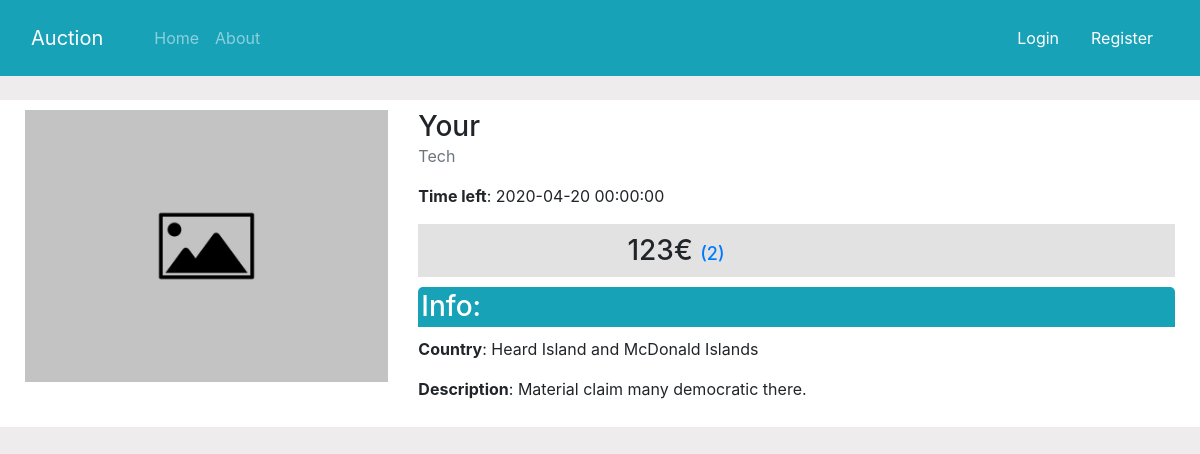
Page /item/49 on the committed database.
### app/item.py (models this page shows)
class Item(db.Model):
    id = db.Column(db.Integer, primary_key=True)
    name = db.Column(db.String(80), nullable=False)
    category = db.Column(db.String(80), nullable=False)
    description = db.Column(db.String(80), nullable=False)
    country = db.Column(db.String(80), nullable=False)
    min_price = db.Column(db.Integer, nullable=False)
    offer = db.relationship('Offer', backref='offer', lazy=True)
    auction_image = db.Column(db.String(256), nullable=False)
    end_day = db.Column(db.DateTime, nullable=False)
    time = db.Column(db.Integer, nullable=False)
    views = db.Column(db.Integer, nullable=False, default=0)
    user_id = db.Column(db.Integer, db.ForeignKey('user.id'), nullable=False)

### app/controllers/item.py (the view)
@App.route('/item/<int:item_id>', methods=['GET'])
def item(item_id):
    form = BidForm()
    item = Item.query.get_or_404(item_id)
    offer = Offer.query.filter_by(item_id=item_id).order_by(Offer.id.desc()).first()
    return render_template('single-item.html', title=item.name, item=item, offerLen=len(item.offer), form=form)

### app/templates/single-item.html (shortened to what this page needs)
{% extends 'layout.html' %}
{% block content %}
    <div class="row bg-white">
        <div class="col-4">
            <img src={{url_for('static', filename='images/'+item.auction_image)}} alt="img">
        </div>
        <div class="col-8">
            <h3>{{title.capitalize()}}</h3>
            <p class="text-muted">{{item.category}}</p>
            <p><span class="font-weight-bold">Time left</span>:   {{item.end_day}}</p>
            <div class="bid">
                <div class="container">
                        <h3>{{item.min_price}}€ <a style="font-size: 18px;" href={{url_for('offers', item_id=item.id)}}>({{offerLen}})</a></h3>
                </div>
            </div>
            <h3 class="infobar bg-info text-white">Info:</h3>
            <p> <span class="font-weight-bold">Country</span>: {{item.country}}</p>
            <p> <span class="font-weight-bold">Description</span>: {{item.description}}</p>
        </div>
    </div>
{% endblock content%}

### app/static/main.css (style rules this page uses)
body { background-color: rgb(238, 236, 236); }
img { max-width: 100%; }
h3 { margin: 0; }
@media (min-width: 1200px) { .container { max-width: 1400px; } }
@media (min-width: 768px) { .row { padding: 10px; } }
@media (min-width: 768px) { .bid { background-color: #e2e2e2; padding: 10px; } }
@media (min-width: 768px) { .bid .container { width: 50%; } }
@media (min-width: 768px) { .infobar { border-top-left-radius: 5px; border-top-right-radius: 5px; margin: 10px 0 10px 0; padding: 3px; } }

### rows in the picture
Item: auction_image (placeholder picture), capitalize "Your", category "Tech", end_day "2020-04-20 00:00:00", min_price "123", country "Heard Island and McDonald Islands", description "Material claim many democratic there."

### other values in the picture
{{ offerLen }} "2"
